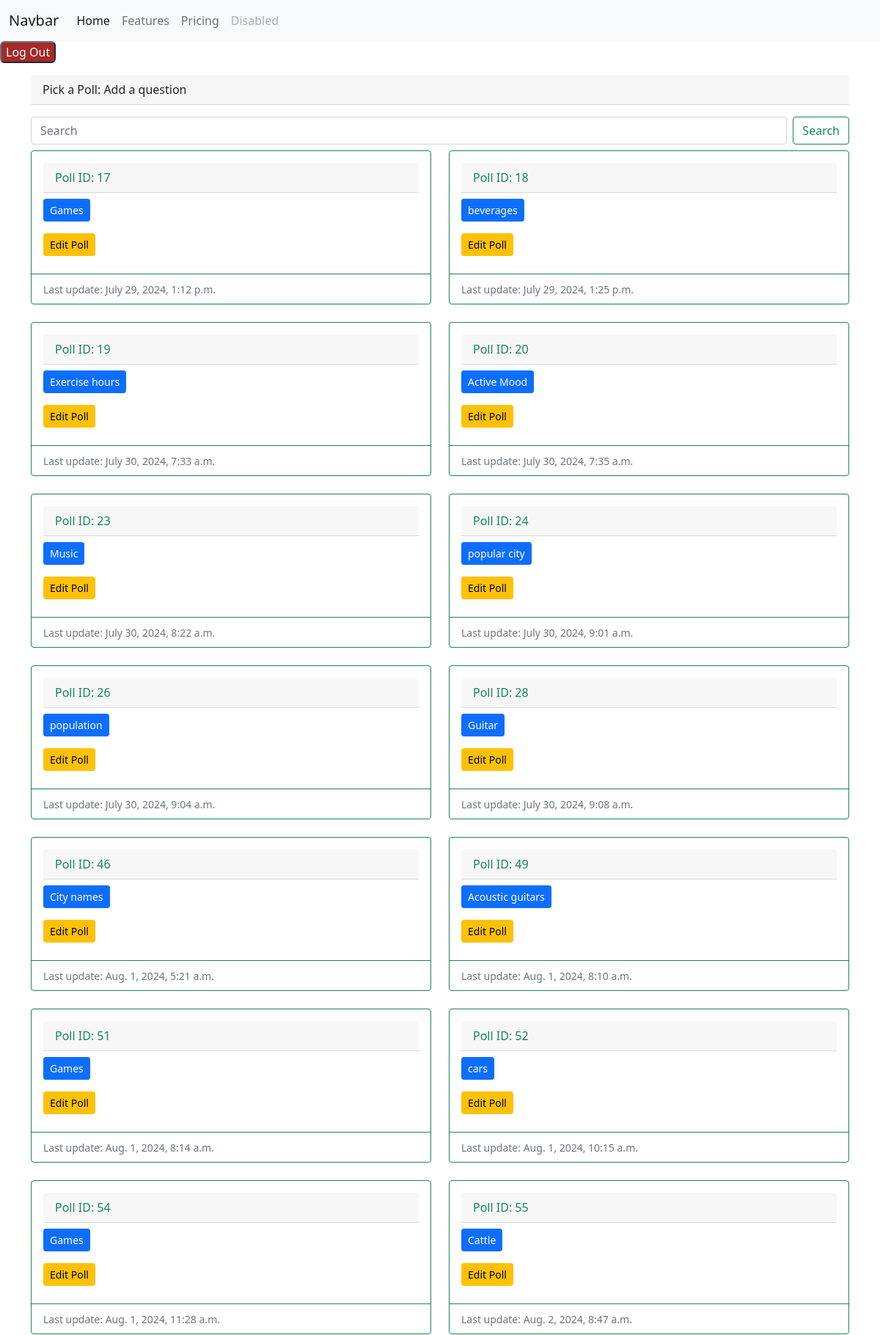
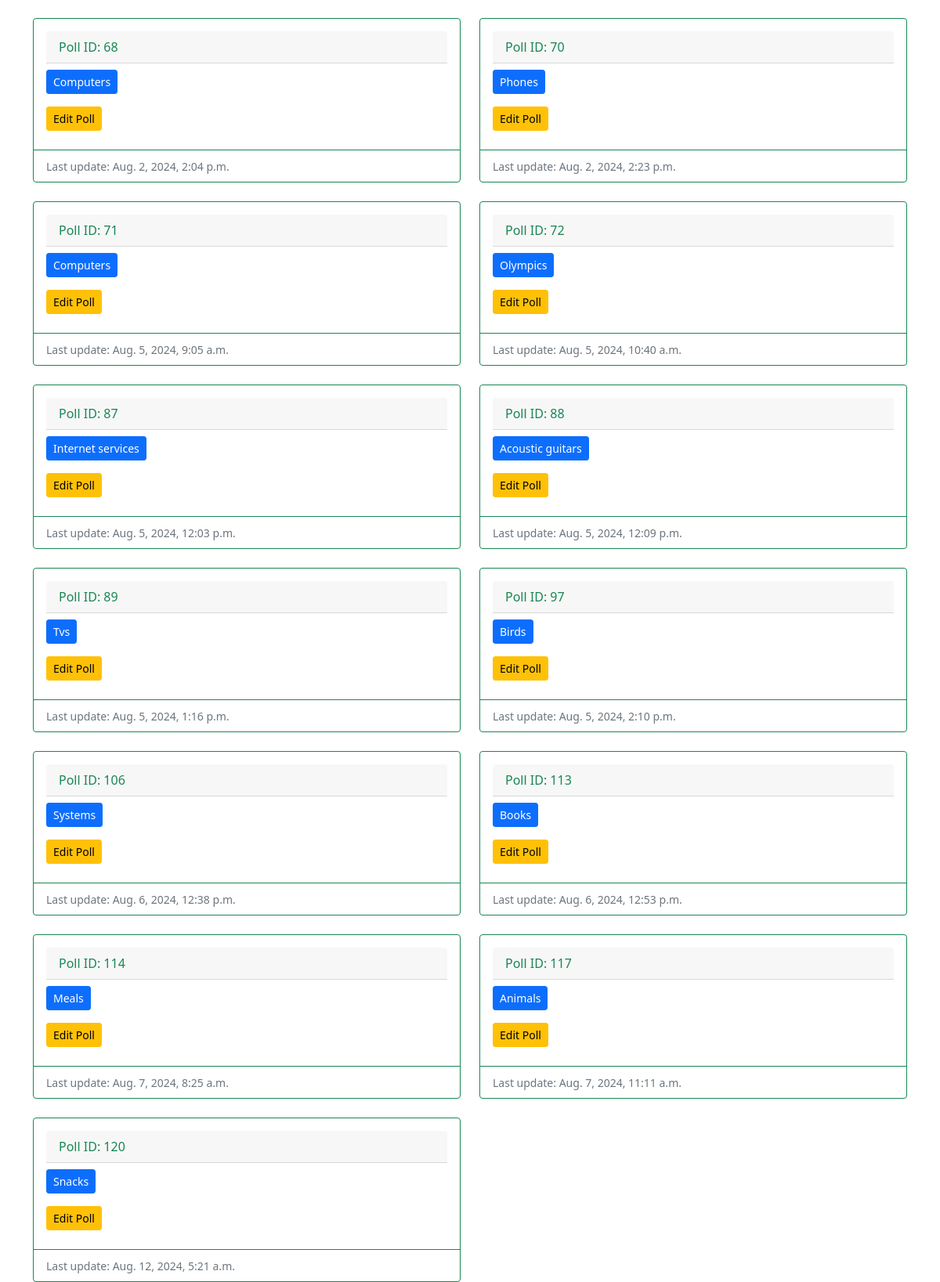
Page /users/available_polls/ (signed in) on the committed database (2 pictures, top to bottom).
### polls/models.py (models this page shows, shortened)
class Poll(models.Model):
    name = models.CharField(max_length=255, null=True, blank=True)
    posted_by = models.ForeignKey(User, on_delete=models.SET_NULL, null=True, blank=True)
    pub_date = models.DateTimeField("date published",default=timezone.now)

### users/views.py (the view)
# urls.py: path('available_polls/', views.AvailablePollsView.as_view(), name ='available_polls'),
class AvailablePollsView(LoginRequiredMixin, ListView):
    form_class = CreatePollForm
    template_name = 'users/available_polls.html'
    def get_context_data(self, **kwargs):
        context = super().get_context_data(**kwargs)
        context["polls"] = Poll.objects.all()
        return context
    def get_queryset(self):  # new
        search_query = self.request.GET.get("search_poll")
        if search_query:
            object_list = Poll.objects.filter(
                name__icontains=search_query).order_by("-pub_date")
        else:
            object_list = Poll.objects.all()
        return object_list

### users/templates/users/available_polls.html
{% extends 'base.html' %}
{% block content%}
<div class="card-header mb-3 mt-3">Pick a Poll: Add a question</div>
<form action="{% url 'users:pollsearch' %}" class="d-flex mb-2" method="GET">
  <input class="form-control me-2" type="search" placeholder="Search" aria-label="Search" name="search_poll">
  <button class="btn btn-outline-success" type="submit">Search</button>
</form>
<div class="row row-cols-1 row-cols-md-2 g-4">
    {% for poll in polls %}
    <div class="col">
      <div class="card border-success">
        <div class="card-body">
            <div class="card-header text-success mb-2">Poll ID: {{poll.id}}</div>
          <h5 class="card-title mt-2">
            <a href="{% url 'users:create_poll_quiz' poll.id%}"
            class="btn btn-primary btn-sm">{{poll.name}}</a>
            <div class="mt-3">
              <a href="#"
              class="btn btn-warning btn-sm">Edit Poll</a>
            </div>
          </h5>
        </div>
        <div class="card-footer bg-transparent border-success">
            <p class="card-text"><small class="text-muted">Last update: {{poll.pub_date}}</small></p>
        </div>
      </div>
    </div>
    {% endfor %}
  </div>
{%endblock%}

### rows in the picture
Poll: id "17", name "Games", pub_date "July 29, 2024, 1:12 p.m."
Poll: id "18", name "beverages", pub_date "July 29, 2024, 1:25 p.m."
Poll: id "19", name "Exercise hours", pub_date "July 30, 2024, 7:33 a.m."
Poll: id "20", name "Active Mood", pub_date "July 30, 2024, 7:35 a.m."
Poll: id "23", name "Music", pub_date "July 30, 2024, 8:22 a.m."
Poll: id "24", name "popular city", pub_date "July 30, 2024, 9:01 a.m."
Poll: id "26", name "population", pub_date "July 30, 2024, 9:04 a.m."
Poll: id "28", name "Guitar", pub_date "July 30, 2024, 9:08 a.m."
Poll: id "46", name "City names", pub_date "Aug. 1, 2024, 5:21 a.m."
Poll: id "49", name "Acoustic guitars", pub_date "Aug. 1, 2024, 8:10 a.m."
Poll: id "51", name "Games", pub_date "Aug. 1, 2024, 8:14 a.m."
Poll: id "52", name "cars", pub_date "Aug. 1, 2024, 10:15 a.m."
Poll: id "54", name "Games", pub_date "Aug. 1, 2024, 11:28 a.m."
Poll: id "55", name "Cattle", pub_date "Aug. 2, 2024, 8:47 a.m."
Poll: id "68", name "Computers", pub_date "Aug. 2, 2024, 2:04 p.m."
Poll: id "70", name "Phones", pub_date "Aug. 2, 2024, 2:23 p.m."
Poll: id "71", name "Computers", pub_date "Aug. 5, 2024, 9:05 a.m."
Poll: id "72", name "Olympics", pub_date "Aug. 5, 2024, 10:40 a.m."
Poll: id "87", name "Internet services", pub_date "Aug. 5, 2024, 12:03 p.m."
Poll: id "88", name "Acoustic guitars", pub_date "Aug. 5, 2024, 12:09 p.m."
Poll: id "89", name "Tvs", pub_date "Aug. 5, 2024, 1:16 p.m."
Poll: id "97", name "Birds", pub_date "Aug. 5, 2024, 2:10 p.m."
Poll: id "106", name "Systems", pub_date "Aug. 6, 2024, 12:38 p.m."
Poll: id "113", name "Books", pub_date "Aug. 6, 2024, 12:53 p.m."
Poll: id "114", name "Meals", pub_date "Aug. 7, 2024, 8:25 a.m."
Poll: id "117", name "Animals", pub_date "Aug. 7, 2024, 11:11 a.m."
Poll: id "120", name "Snacks", pub_date "Aug. 12, 2024, 5:21 a.m."
